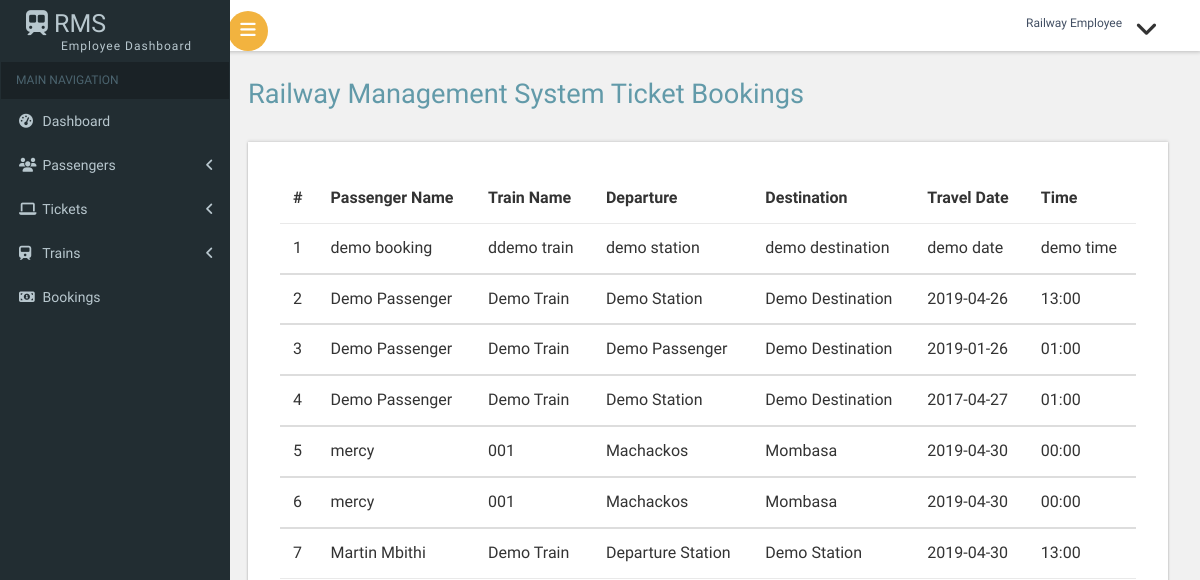
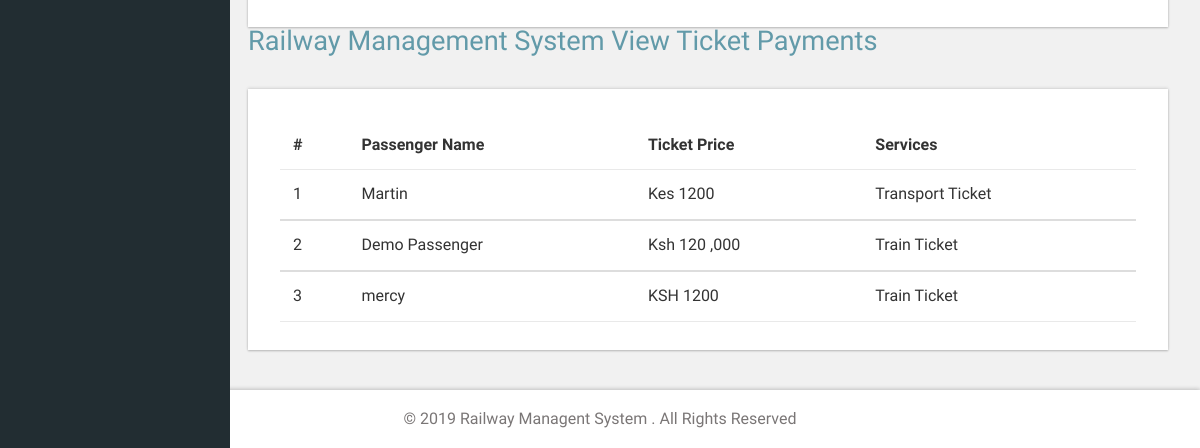
Before: /employee/employee-view-tickets.php with the older database file (2 pictures, top to bottom).
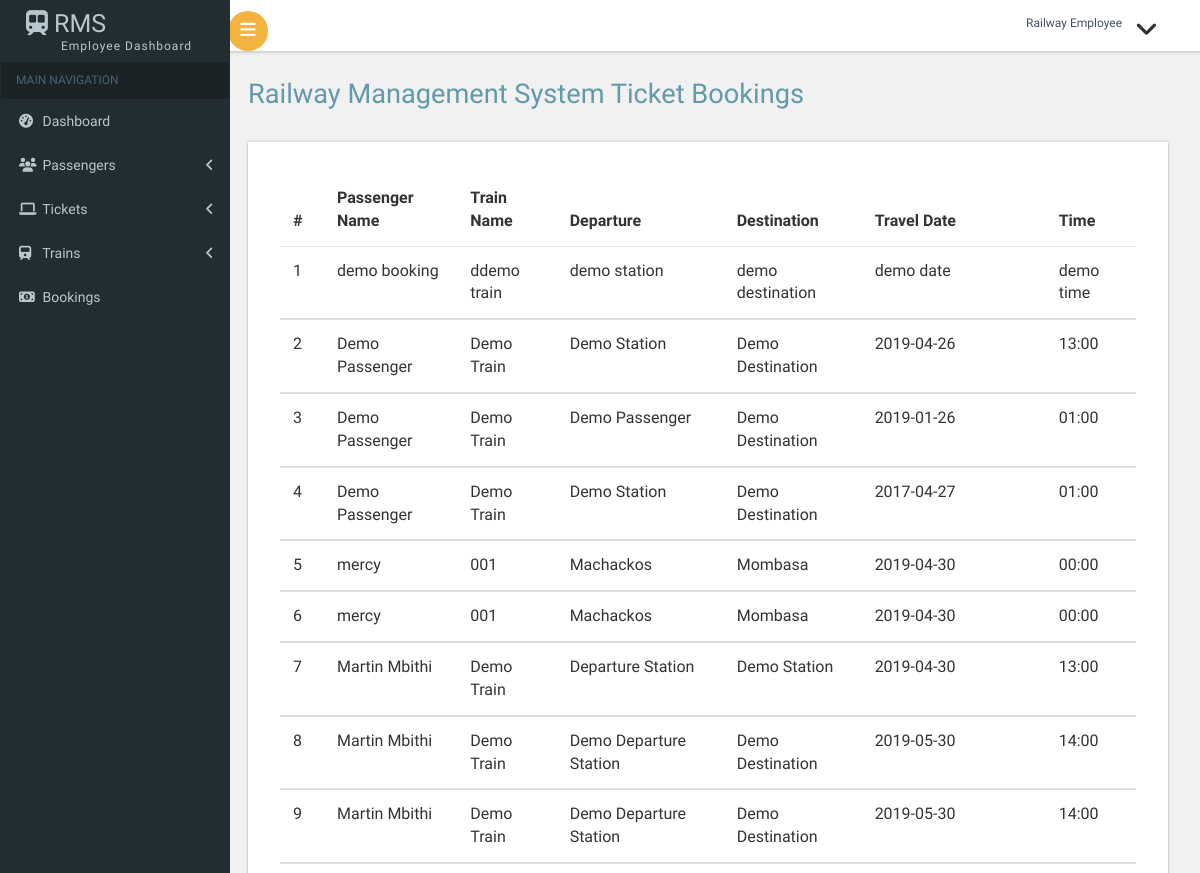
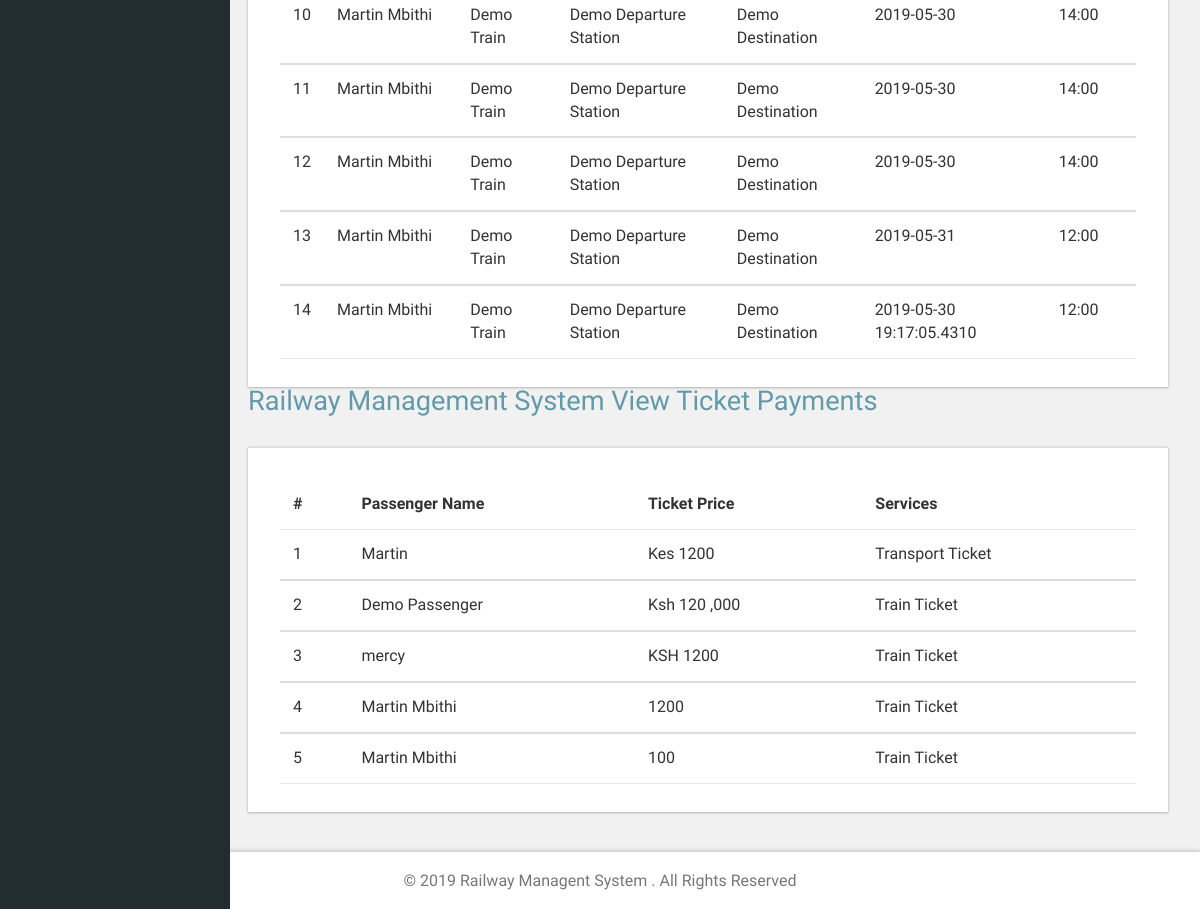
After: the same page with the newer database file (2 pictures, top to bottom).
### tables this page shows
CREATE TABLE `bookings` (
  `id` int(20) NOT NULL,
  `name` varchar(200) NOT NULL,
  `train` varchar(200) NOT NULL,
  `departure` varchar(200) NOT NULL,
  `destination` varchar(200) NOT NULL,
  `date` varchar(200) NOT NULL,
  `time` varchar(200) NOT NULL,
  `status` tinyint(1) NOT NULL
);

CREATE TABLE `payments` (
  `id` int(20) NOT NULL,
  `name` varchar(200) NOT NULL,
  `amount` varchar(200) NOT NULL,
  `services` varchar(200) NOT NULL
);

### employee/employee-view-tickets.php (the view, shortened to what this page needs)
<?php
include('includes/config.php');
if(strlen($_SESSION['alogin'])==1)
	{
header('location:index.php');
}
else{
?>
<?php include("includes/header.php")?>
<body class="cbp-spmenu-push">
	<div class="main-content">
	<div class="cbp-spmenu cbp-spmenu-vertical cbp-spmenu-left" id="cbp-spmenu-s1">
		<?php include("includes/sidebar.php")?>
	</div>
		<?php include("includes/navbar.php")?>
		<div id="page-wrapper">
			<div class="main-page">
				<div class="tables">
					<h2 class="title1">Railway Management System Ticket Bookings</h2>
					<div class="bs-example widget-shadow" data-example-id="contextual-table">
						<table class="table"> <thead> <tr> <th>#</th>
                         <th>Passenger Name</th>
                          <th>Train Name</th>
                          <th>Departure</th>
                          <th>Destination</th>
                          <th>Travel Date</th>
                          <th>Time</th>
                           </tr>
                            </thead>
                             <tbody>
                             <?php $sql = "SELECT * from  bookings";
$query = $dbh -> prepare($sql);
$query->execute();
$results=$query->fetchAll(PDO::FETCH_OBJ);
$cnt=1;
if($query->rowCount() > 0)
{
foreach($results as $result)
{				?>
                                            <td><?php echo htmlentities($cnt);?></td>
											<td><?php echo htmlentities($result->name);?></td>
											<td><?php echo htmlentities($result->train);?></td>
											<td><?php echo htmlentities($result->departure);?></td>
                                            <td><?php echo htmlentities($result->destination);?></td>
                                            <td><?php echo htmlentities($result->date);?></td>
                                            <td><?php echo htmlentities($result->time);?></td>
                         </tbody>
                         <?php $cnt=$cnt+1; }} ?>
                         </table>
					</div>
					<div class="main-page">
				<div class="tables">
					<h2 class="title1">Railway Management System View Ticket Payments</h2>
					<div class="bs-example widget-shadow" data-example-id="contextual-table">
						<table class="table"> <thead> <tr> <th>#</th>
                         <th>Passenger Name</th>
                          <th>Ticket Price</th>
                          <th>Services</th>
                           </tr>
                            </thead>
                             <tbody>
                             <?php $sql = "SELECT * from  payments";
$query = $dbh -> prepare($sql);
$query->execute();
$results=$query->fetchAll(PDO::FETCH_OBJ);
$cnt=1;
if($query->rowCount() > 0)
{
foreach($results as $result)
{				?>
                                            <td><?php echo htmlentities($cnt);?></td>
											<td><?php echo htmlentities($result->name);?></td>
											<td><?php echo htmlentities($result->amount);?></td>
											<td><?php echo htmlentities($result->services);?></td>
                         </tbody>
                         <?php $cnt=$cnt+1; }} ?>
                         </table>
					</div>
					</div>
				</div>
				</div>
			</div>
		</div>
		<?php include("includes/footer.php")?>
</body>
</html>
<?}?>

Changed rows visible on the page:
added bookings: name "Martin Mbithi", train "Demo Train", departure "Demo Departure Station", destination "Demo Destination", date "2019-05-30", time "14:00"
added bookings: name "Martin Mbithi", train "Demo Train", departure "Demo Departure Station", destination "Demo Destination", date "2019-05-30", time "14:00"
added bookings: name "Martin Mbithi", train "Demo Train", departure "Demo Departure Station", destination "Demo Destination", date "2019-05-30", time "14:00"
added bookings: name "Martin Mbithi", train "Demo Train", departure "Demo Departure Station", destination "Demo Destination", date "2019-05-30", time "14:00"
added bookings: name "Martin Mbithi", train "Demo Train", departure "Demo Departure Station", destination "Demo Destination", date "2019-05-30", time "14:00"
added bookings: name "Martin Mbithi", train "Demo Train", departure "Demo Departure Station", destination "Demo Destination", date "2019-05-31", time "12:00"
added bookings: name "Martin Mbithi", train "Demo Train", departure "Demo Departure Station", destination "Demo Destination", date "2019-05-30 19:17:05.4310", time "12:00"
added payments: name "Martin Mbithi", amount "1200", services "Train Ticket"
added payments: name "Martin Mbithi", amount "100", services "Train Ticket"
